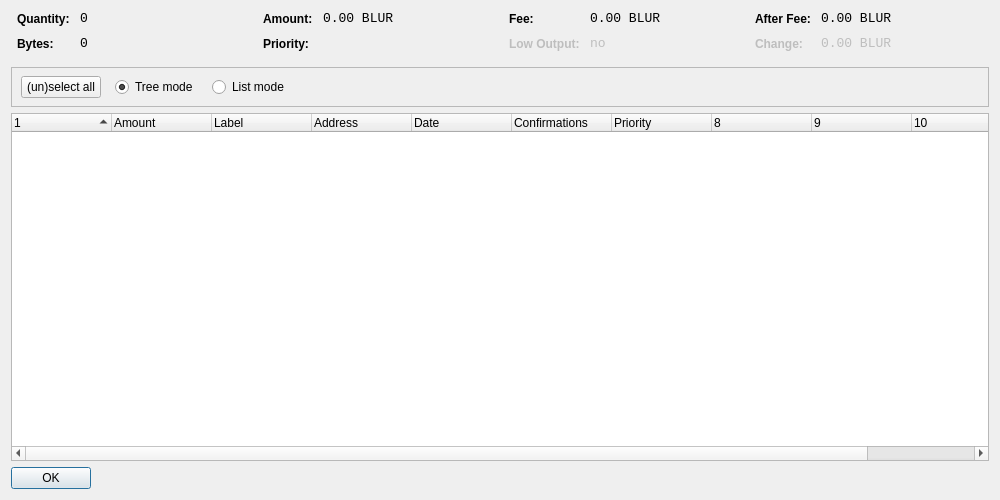
<?xml version="1.0" encoding="UTF-8"?>
<ui version="4.0">
 <class>CoinControlDialog</class>
 <widget class="QDialog" name="CoinControlDialog">
  <property name="geometry">
   <rect>
    <x>0</x>
    <y>0</y>
    <width>1000</width>
    <height>500</height>
   </rect>
  </property>
  <property name="windowTitle">
   <string>Coin Control</string>
  </property>
  <layout class="QVBoxLayout" name="verticalLayout">
   <item>
    <layout class="QHBoxLayout" name="horizontalLayoutTop" stretch="0,0,0,0">
     <property name="topMargin">
      <number>0</number>
     </property>
     <property name="bottomMargin">
      <number>10</number>
     </property>
     <item>
      <layout class="QFormLayout" name="formLayoutCoinControl1">
       <property name="horizontalSpacing">
        <number>10</number>
       </property>
       <property name="verticalSpacing">
        <number>10</number>
       </property>
       <property name="leftMargin">
        <number>6</number>
       </property>
       <property name="rightMargin">
        <number>6</number>
       </property>
       <item row="0" column="0">
        <widget class="QLabel" name="labelCoinControlQuantityText">
         <property name="styleSheet">
          <string notr="true">font-weight:bold;</string>
         </property>
         <property name="text">
          <string>Quantity:</string>
         </property>
        </widget>
       </item>
       <item row="0" column="1">
        <widget class="QLabel" name="labelCoinControlQuantity">
         <property name="font">
          <font>
           <family>Monospace</family>
           <pointsize>10</pointsize>
          </font>
         </property>
         <property name="cursor">
          <cursorShape>IBeamCursor</cursorShape>
         </property>
         <property name="contextMenuPolicy">
          <enum>Qt::ActionsContextMenu</enum>
         </property>
         <property name="text">
          <string notr="true">0</string>
         </property>
         <property name="textInteractionFlags">
          <set>Qt::LinksAccessibleByMouse|Qt::TextSelectableByKeyboard|Qt::TextSelectableByMouse</set>
         </property>
        </widget>
       </item>
       <item row="1" column="0">
        <widget class="QLabel" name="labelCoinControlBytesText">
         <property name="styleSheet">
          <string notr="true">font-weight:bold;</string>
         </property>
         <property name="text">
          <string>Bytes:</string>
         </property>
        </widget>
       </item>
       <item row="1" column="1">
        <widget class="QLabel" name="labelCoinControlBytes">
         <property name="font">
          <font>
           <family>Monospace</family>
           <pointsize>10</pointsize>
          </font>
         </property>
         <property name="cursor">
          <cursorShape>IBeamCursor</cursorShape>
         </property>
         <property name="contextMenuPolicy">
          <enum>Qt::ActionsContextMenu</enum>
         </property>
         <property name="text">
          <string notr="true">0</string>
         </property>
         <property name="textInteractionFlags">
          <set>Qt::LinksAccessibleByMouse|Qt::TextSelectableByKeyboard|Qt::TextSelectableByMouse</set>
         </property>
        </widget>
       </item>
      </layout>
     </item>
     <item>
      <layout class="QFormLayout" name="formLayoutCoinControl2">
       <property name="horizontalSpacing">
        <number>10</number>
       </property>
       <property name="verticalSpacing">
        <number>10</number>
       </property>
       <property name="leftMargin">
        <number>6</number>
       </property>
       <property name="rightMargin">
        <number>6</number>
       </property>
       <item row="0" column="0">
        <widget class="QLabel" name="labelCoinControlAmountText">
         <property name="styleSheet">
          <string notr="true">font-weight:bold;</string>
         </property>
         <property name="text">
          <string>Amount:</string>
         </property>
        </widget>
       </item>
       <item row="0" column="1">
        <widget class="QLabel" name="labelCoinControlAmount">
         <property name="font">
          <font>
           <family>Monospace</family>
           <pointsize>10</pointsize>
          </font>
         </property>
         <property name="cursor">
          <cursorShape>IBeamCursor</cursorShape>
         </property>
         <property name="contextMenuPolicy">
          <enum>Qt::ActionsContextMenu</enum>
         </property>
         <property name="text">
          <string notr="true">0.00 BLUR</string>
         </property>
         <property name="textInteractionFlags">
          <set>Qt::LinksAccessibleByMouse|Qt::TextSelectableByKeyboard|Qt::TextSelectableByMouse</set>
         </property>
        </widget>
       </item>
       <item row="1" column="0">
        <widget class="QLabel" name="labelCoinControlPriorityText">
         <property name="styleSheet">
          <string notr="true">font-weight:bold;</string>
         </property>
         <property name="text">
          <string>Priority:</string>
         </property>
        </widget>
       </item>
       <item row="1" column="1">
        <widget class="QLabel" name="labelCoinControlPriority">
         <property name="font">
          <font>
           <family>Monospace</family>
           <pointsize>10</pointsize>
          </font>
         </property>
         <property name="cursor">
          <cursorShape>IBeamCursor</cursorShape>
         </property>
         <property name="contextMenuPolicy">
          <enum>Qt::ActionsContextMenu</enum>
         </property>
         <property name="text">
          <string/>
         </property>
         <property name="textInteractionFlags">
          <set>Qt::LinksAccessibleByMouse|Qt::TextSelectableByKeyboard|Qt::TextSelectableByMouse</set>
         </property>
        </widget>
       </item>
      </layout>
     </item>
     <item>
      <layout class="QFormLayout" name="formLayoutCoinControl3">
       <property name="horizontalSpacing">
        <number>10</number>
       </property>
       <property name="verticalSpacing">
        <number>10</number>
       </property>
       <property name="leftMargin">
        <number>6</number>
       </property>
       <property name="rightMargin">
        <number>6</number>
       </property>
       <item row="0" column="0">
        <widget class="QLabel" name="labelCoinControlFeeText">
         <property name="styleSheet">
          <string notr="true">font-weight:bold;</string>
         </property>
         <property name="text">
          <string>Fee:</string>
         </property>
        </widget>
       </item>
       <item row="0" column="1">
        <widget class="QLabel" name="labelCoinControlFee">
         <property name="font">
          <font>
           <family>Monospace</family>
           <pointsize>10</pointsize>
          </font>
         </property>
         <property name="cursor">
          <cursorShape>IBeamCursor</cursorShape>
         </property>
         <property name="contextMenuPolicy">
          <enum>Qt::ActionsContextMenu</enum>
         </property>
         <property name="text">
          <string notr="true">0.00 BLUR</string>
         </property>
         <property name="textInteractionFlags">
          <set>Qt::LinksAccessibleByMouse|Qt::TextSelectableByKeyboard|Qt::TextSelectableByMouse</set>
         </property>
        </widget>
       </item>
       <item row="1" column="0">
        <widget class="QLabel" name="labelCoinControlLowOutputText">
         <property name="enabled">
          <bool>false</bool>
         </property>
         <property name="styleSheet">
          <string notr="true">font-weight:bold;</string>
         </property>
         <property name="text">
          <string>Low Output:</string>
         </property>
        </widget>
       </item>
       <item row="1" column="1">
        <widget class="QLabel" name="labelCoinControlLowOutput">
         <property name="enabled">
          <bool>false</bool>
         </property>
         <property name="font">
          <font>
           <family>Monospace</family>
           <pointsize>10</pointsize>
          </font>
         </property>
         <property name="cursor">
          <cursorShape>IBeamCursor</cursorShape>
         </property>
         <property name="contextMenuPolicy">
          <enum>Qt::ActionsContextMenu</enum>
         </property>
         <property name="text">
          <string notr="true">no</string>
         </property>
         <property name="textInteractionFlags">
          <set>Qt::LinksAccessibleByMouse|Qt::TextSelectableByKeyboard|Qt::TextSelectableByMouse</set>
         </property>
        </widget>
       </item>
      </layout>
     </item>
     <item>
      <layout class="QFormLayout" name="formLayoutCoinControl4">
       <property name="horizontalSpacing">
        <number>10</number>
       </property>
       <property name="verticalSpacing">
        <number>10</number>
       </property>
       <property name="leftMargin">
        <number>6</number>
       </property>
       <property name="rightMargin">
        <number>6</number>
       </property>
       <item row="0" column="0">
        <widget class="QLabel" name="labelCoinControlAfterFeeText">
         <property name="styleSheet">
          <string notr="true">font-weight:bold;</string>
         </property>
         <property name="text">
          <string>After Fee:</string>
         </property>
        </widget>
       </item>
       <item row="0" column="1">
        <widget class="QLabel" name="labelCoinControlAfterFee">
         <property name="font">
          <font>
           <family>Monospace</family>
           <pointsize>10</pointsize>
          </font>
         </property>
         <property name="cursor">
          <cursorShape>IBeamCursor</cursorShape>
         </property>
         <property name="contextMenuPolicy">
          <enum>Qt::ActionsContextMenu</enum>
         </property>
         <property name="text">
          <string notr="true">0.00 BLUR</string>
         </property>
         <property name="textInteractionFlags">
          <set>Qt::LinksAccessibleByMouse|Qt::TextSelectableByKeyboard|Qt::TextSelectableByMouse</set>
         </property>
        </widget>
       </item>
       <item row="1" column="0">
        <widget class="QLabel" name="labelCoinControlChangeText">
         <property name="enabled">
          <bool>false</bool>
         </property>
         <property name="styleSheet">
          <string notr="true">font-weight:bold;</string>
         </property>
         <property name="text">
          <string>Change:</string>
         </property>
        </widget>
       </item>
       <item row="1" column="1">
        <widget class="QLabel" name="labelCoinControlChange">
         <property name="enabled">
          <bool>false</bool>
         </property>
         <property name="font">
          <font>
           <family>Monospace</family>
           <pointsize>10</pointsize>
          </font>
         </property>
         <property name="cursor">
          <cursorShape>IBeamCursor</cursorShape>
         </property>
         <property name="contextMenuPolicy">
          <enum>Qt::ActionsContextMenu</enum>
         </property>
         <property name="text">
          <string notr="true">0.00 BLUR</string>
         </property>
         <property name="textInteractionFlags">
          <set>Qt::LinksAccessibleByMouse|Qt::TextSelectableByKeyboard|Qt::TextSelectableByMouse</set>
         </property>
        </widget>
       </item>
      </layout>
     </item>
    </layout>
   </item>
   <item>
    <widget class="QFrame" name="frame">
     <property name="minimumSize">
      <size>
       <width>0</width>
       <height>40</height>
      </size>
     </property>
     <property name="frameShape">
      <enum>QFrame::StyledPanel</enum>
     </property>
     <property name="frameShadow">
      <enum>QFrame::Sunken</enum>
     </property>
     <widget class="QWidget" name="horizontalLayoutWidget">
      <property name="geometry">
       <rect>
        <x>10</x>
        <y>0</y>
        <width>781</width>
        <height>41</height>
       </rect>
      </property>
      <layout class="QHBoxLayout" name="horizontalLayoutPanel" stretch="0,0,0,0,0">
       <property name="spacing">
        <number>14</number>
       </property>
       <item>
        <widget class="QPushButton" name="pushButtonSelectAll">
         <property name="sizePolicy">
          <sizepolicy hsizetype="Maximum" vsizetype="Fixed">
           <horstretch>0</horstretch>
           <verstretch>0</verstretch>
          </sizepolicy>
         </property>
         <property name="text">
          <string>(un)select all</string>
         </property>
        </widget>
       </item>
       <item>
        <widget class="QRadioButton" name="radioTreeMode">
         <property name="sizePolicy">
          <sizepolicy hsizetype="Maximum" vsizetype="Fixed">
           <horstretch>0</horstretch>
           <verstretch>0</verstretch>
          </sizepolicy>
         </property>
         <property name="text">
          <string>Tree mode</string>
         </property>
         <property name="checked">
          <bool>true</bool>
         </property>
        </widget>
       </item>
       <item>
        <widget class="QRadioButton" name="radioListMode">
         <property name="sizePolicy">
          <sizepolicy hsizetype="Maximum" vsizetype="Fixed">
           <horstretch>0</horstretch>
           <verstretch>0</verstretch>
          </sizepolicy>
         </property>
         <property name="text">
          <string>List mode</string>
         </property>
        </widget>
       </item>
       <item>
        <spacer name="horizontalSpacer">
         <property name="orientation">
          <enum>Qt::Horizontal</enum>
         </property>
         <property name="sizeHint" stdset="0">
          <size>
           <width>40</width>
           <height>20</height>
          </size>
         </property>
        </spacer>
       </item>
      </layout>
     </widget>
    </widget>
   </item>
   <item>
    <widget class="CoinControlTreeWidget" name="treeWidget">
     <property name="contextMenuPolicy">
      <enum>Qt::CustomContextMenu</enum>
     </property>
     <property name="sortingEnabled">
      <bool>false</bool>
     </property>
     <property name="columnCount">
      <number>11</number>
     </property>
     <attribute name="headerShowSortIndicator" stdset="0">
      <bool>true</bool>
     </attribute>
     <attribute name="headerStretchLastSection">
      <bool>false</bool>
     </attribute>
     <column>
      <property name="text">
       <string/>
      </property>
     </column>
     <column>
      <property name="text">
       <string>Amount</string>
      </property>
     </column>
     <column>
      <property name="text">
       <string>Label</string>
      </property>
     </column>
     <column>
      <property name="text">
       <string>Address</string>
      </property>
     </column>
     <column>
      <property name="text">
       <string>Date</string>
      </property>
     </column>
     <column>
      <property name="text">
       <string>Confirmations</string>
      </property>
      <property name="toolTip">
       <string>Confirmed</string>
      </property>
     </column>
     <column>
      <property name="text">
       <string>Priority</string>
      </property>
     </column>
     <column>
      <property name="text">
       <string/>
      </property>
     </column>
     <column>
      <property name="text">
       <string/>
      </property>
     </column>
     <column>
      <property name="text">
       <string/>
      </property>
     </column>
     <column>
      <property name="text">
       <string/>
      </property>
     </column>
    </widget>
   </item>
   <item>
    <widget class="QDialogButtonBox" name="buttonBox">
     <property name="sizePolicy">
      <sizepolicy hsizetype="Maximum" vsizetype="Fixed">
       <horstretch>0</horstretch>
       <verstretch>0</verstretch>
      </sizepolicy>
     </property>
     <property name="orientation">
      <enum>Qt::Horizontal</enum>
     </property>
     <property name="standardButtons">
      <set>QDialogButtonBox::Ok</set>
     </property>
    </widget>
   </item>
  </layout>
 </widget>
 <customwidgets>
  <customwidget>
   <class>CoinControlTreeWidget</class>
   <extends>QTreeWidget</extends>
   <header>coincontroltreewidget.h</header>
  </customwidget>
 </customwidgets>
 <resources/>
 <connections/>
</ui>
